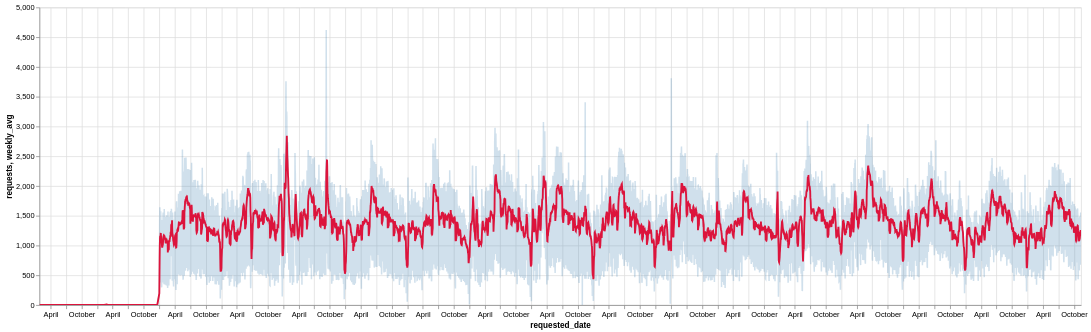

This figure's notebook cell:
### Code cell
# Timeseries of requests
import altair as alt

alt.data_transformers.disable_max_rows()


df_plot = daily.sort("requested_date").with_columns(
    pl.col("requests")
    .rolling_mean_by(by="requested_date", window_size="1w")
    .alias("weekly_avg")
)

raw_line = df_plot.plot.line(x="requested_date", y="requests").encode(
    opacity=alt.value(0.25),
    color=alt.value("steelblue"),
)
avg_line = df_plot.plot.line(x="requested_date", y="weekly_avg").encode(
    strokeWidth=alt.value(2.5), color=alt.value("crimson")
)

(raw_line + avg_line).properties(width=1400, height=400)

### Figure 1 — Vega-Lite specification as saved in the notebook (floating-point values rounded to 4 significant figures; data arrays with more than 128 entries replaced by an {"elided": "..."} marker saying what was removed)
{"config": {"view": {"continuousWidth": 300, "continuousHeight": 300}}, "layer": [{"mark": {"type": "line", "tooltip": true}, "encoding": {"color": {"value": "steelblue"}, "opacity": {"value": 0.25}, "x": {"field": "requested_date", "type": "temporal"}, "y": {"field": "requests", "type": "quantitative"}}, "name": "view_433b914c34a9ac82_0"}, {"mark": {"type": "line", "tooltip": true}, "encoding": {"color": {"value": "crimson"}, "strokeWidth": {"value": 2.5}, "x": {"field": "requested_date", "type": "temporal"}, "y": {"field": "weekly_avg", "type": "quantitative"}}}], "data": {"name": "data-85e60e3ba4682a9ea036b64d77d925ba"}, "height": 400, "params": [{"name": "param_1e9efca18e7a2868", "select": {"type": "interval", "encodings": ["x", "y"]}, "bind": "scales", "views": ["view_433b914c34a9ac82_0"]}], "width": 1400, "$schema": "https://vega.github.io/schema/vega-lite/v6.4.1.json", "datasets": {"data-85e60e3ba4682a9ea036b64d77d925ba": {"elided": "5527 records"}}}
